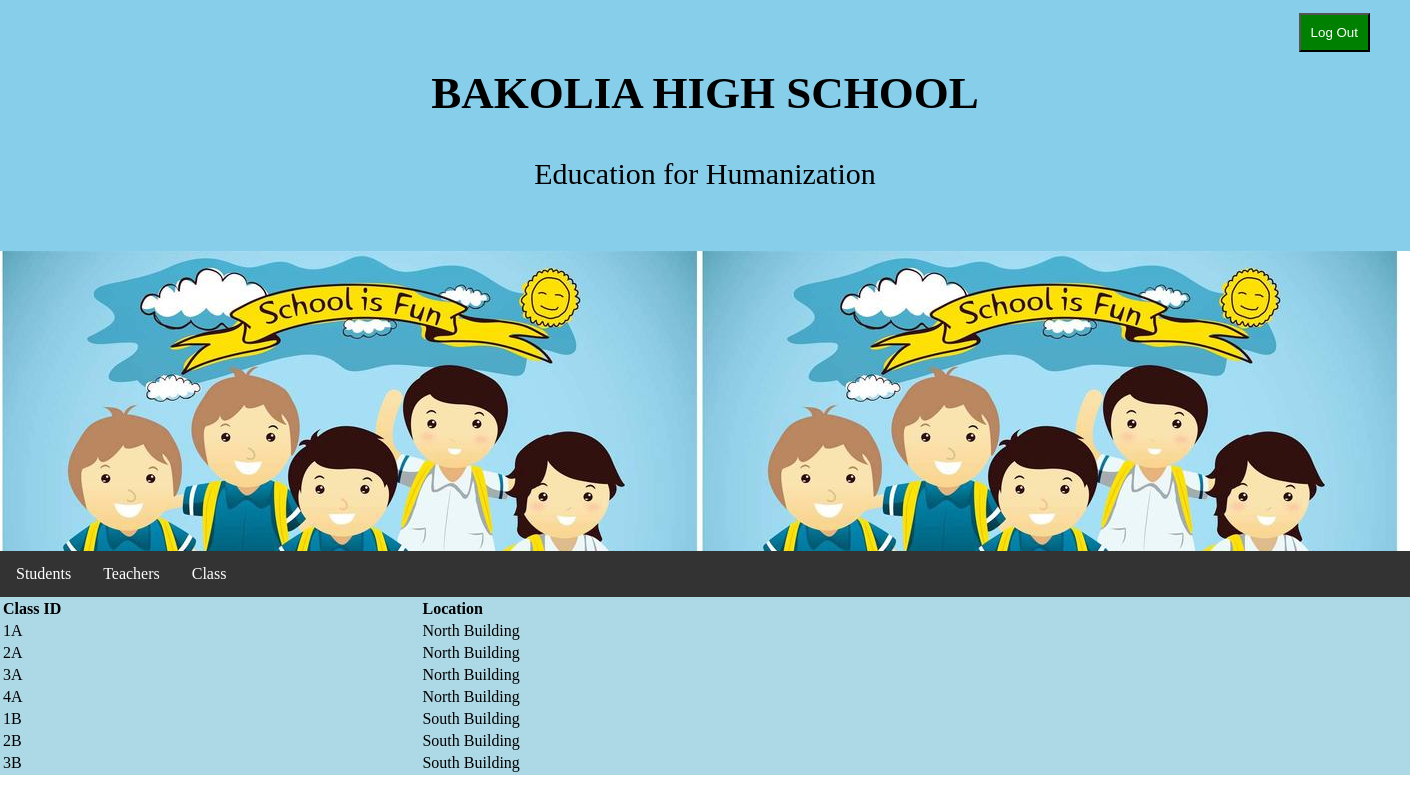
The page /Class.php on the database its author committed.
### tables this page shows
CREATE TABLE `class` (
  `Class_ID` varchar(2) DEFAULT NULL,
  `Location` varchar(50) DEFAULT NULL,
  `Student_ID` int(11) DEFAULT NULL
);

### Class.php (the view, shortened to what this page needs)
<!DOCTYPE html>
<html lang="en">
<head>
</head>
<body>
<div class="header">
  <h2>BAKOLIA HIGH SCHOOL</h2>
  <p>Education for Humanization</p>
<form action="logout.php">
<div class="header right" style="font-size: 20px">
  <div class="" style="font-size: 20px">
      <a style="" href = "logout.php"><button style="background-color:green;padding: 10px;color: white">Log Out</button></a>
</div>
</div>
</form>
</div>
<div class="pic">
</div>
<div class="topnav">
<ul>
  <li class="dropdown">
    <a href="javascript:void(0)" class="dropbtn">Students</a>
        <li>
  <li class="dropdown">
    <a href="javascript:void(0)" class="dropbtn">Teachers</a>
    <div class="dropdown-content">
<li class="dropdown">
    <a href="javascript:void(0)" class="dropbtn">Class</a>
        </li></div>
    <div class='tabledesign'>
<?php
    $room=mysql_query("SELECT * FROM class order by Location") or die("error");
    echo '<table style="width:80%;">';
    echo '<th align="left">Class ID</th><th align="left">Location</th><th align="left" >';
    if($room)
    {
        while ($cls= mysql_fetch_assoc($room))
        {
            echo '<tr><td>'.$cls['Class_ID'].'</td>'
               . '<td>'.$cls['Location'].'</td>';
        }
        echo '</table> ';
    }
?>
  </div>

### Class.php (style rules this page uses)
* { box-sizing: border-box; }
body { margin: 0; }
.header { background-color:skyblue; padding: 30px; text-align: center; font-size: 30px; }
div.pic { background-image: url(cute-school-children-vector.jpg); height: 300px; width:1400px; }
.topnav { overflow: hidden; background-color:navy; }
.right { position: absolute; right: 30px; padding: 10px; top:3px; }
ul { list-style-type: none; margin: 0; padding: 0; overflow: hidden; background-color: #333; }
li { float: left; }
li a, .dropbtn { display: inline-block; color: white; text-align: center; padding: 14px 16px; text-decoration: none; }
li.dropdown { display: inline-block; }
.dropdown-content { display: none; position: absolute; background-color: silver; min-width: 160px; box-shadow: 0px 8px 16px 0px rgba(0,0,0,0.2); z-index: 1; }
div.tabledesign { background-color:lightblue; }

### rows shown on the page
class: Class_ID "1A", Location "North Building"
class: Class_ID "2A", Location "North Building"
class: Class_ID "3A", Location "North Building"
class: Class_ID "4A", Location "North Building"
class: Class_ID "1B", Location "South Building"
class: Class_ID "2B", Location "South Building"
class: Class_ID "3B", Location "South Building"
